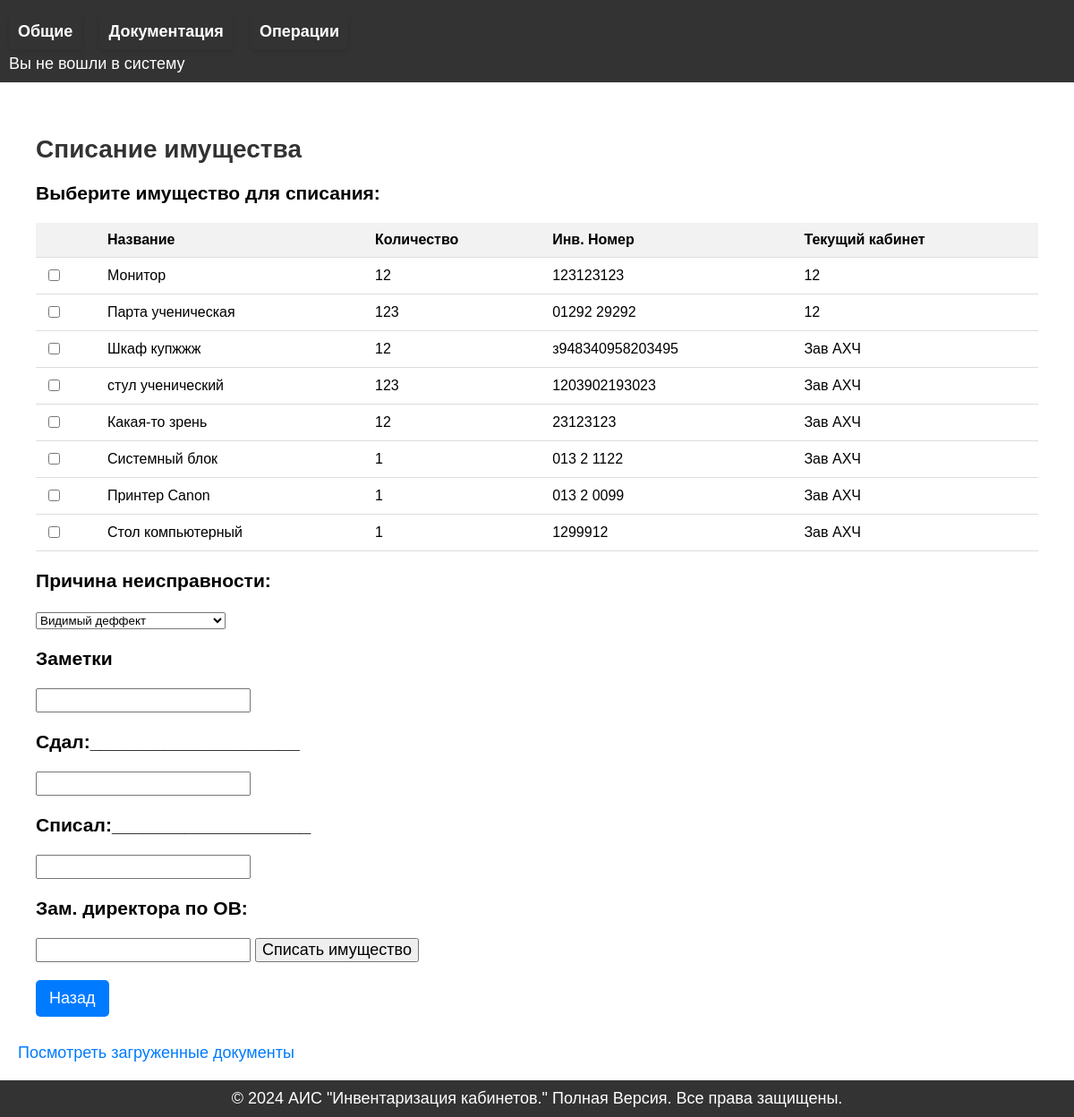
The page /act/write_off on the database its author committed.
### tables this page shows
CREATE TABLE item (
            id INTEGER PRIMARY KEY AUTOINCREMENT,
            name TEXT NOT NULL,
            quantity INTEGER NOT NULL,
            inventory INTEGER NOT NULL,
            type TEXT NOT NULL,
            category TEXT NOT NULL,
            room_id INTEGER,
            FOREIGN KEY (room_id) REFERENCES room (id)
        );

CREATE TABLE room (
            id INTEGER PRIMARY KEY AUTOINCREMENT,
            name TEXT NOT NULL
        );

### main.py (the view, shortened to what this page needs)
@app.route('/act/write_off', methods=['GET', 'POST'])
def write_off():
    items = get_items()  # Fetch items from the database
    current_room_names = {}
    conn = get_db_connection()
    cursor = conn.cursor()
    for item in items:
        cursor.execute("SELECT name FROM room WHERE id = ?", (item['room_id'],))
        current_room_names[item['id']] = cursor.fetchone()['name']
    conn.close()
    return render_template('write_off.html', items=items, current_room_names=current_room_names)

### main.py (called while the page is built)
def get_db_connection():
    conn = sqlite3.connect('inventory.db')
    conn.row_factory = sqlite3.Row  # Позволяет обращаться к столбцам по имени
    return conn

def get_items():
    conn = get_db_connection()
    cursor = conn.cursor()
    cursor.execute("SELECT i.*, r.name AS room_name FROM item i JOIN room r ON i.room_id = r.id")
    items = cursor.fetchall()
    conn.close()
    return items

### templates/write_off.html (shortened to what this page needs)
{% extends 'base.html' %}
{% block content %}
<div class="container">
    <h1>Списание имущества</h1>
    <form method="POST" action="{{ url_for('write_off') }}">
        <h3>Выберите имущество для списания:</h3>
        <table>
            <thead>
                <tr>
                    <th></th>
                    <th>Название</th>
                    <th>Количество</th>
                    <th>Инв. Номер</th>
                    <th>Текущий кабинет</th>
                </tr>
            </thead>
            <tbody>
                {% for item in items %}
                <tr>
                    <td><input type="checkbox" name="selected_items" value="{{ item['id'] }}"></td>
                    <td>{{ item['name'] }}</td>
                    <td>{{ item['quantity'] }}</td>
                    <td>{{ item['inventory'] }}</td>
                    <td>{{ current_room_names[item['id']] }}</td>
                </tr>
                {% endfor %}
            </tbody>
        </table>
        <h3>Причина неисправности:</h3>
        <select name="mean_spis" required>
            <option value="Видимый деффект">Видимый деффект</option>
        </select>
        <h3>Заметки</h3>
        <input type="text" name = 'note' id = 'note'>
        <h3>Сдал:____________________</h3>
        <input type="text" name="mover" required>
        <h3>Списал:___________________</h3>
        <input type="text" name="seler" required>
        <h3>Зам. директора по ОВ:</h3>
        <input type="text" name="deputy_director" required>
        <button type="submit">Списать имущество</button>
    </form>
    <a href="{{ url_for('index') }}" class="back-button">Назад</a>
</div>
<a href="{{ url_for('documents') }}">Посмотреть загруженные документы</a>
{% endblock %}

### static/css/style.css (style rules this page uses)
h1 { margin-bottom: 20px; font-size: 24px; color: #333; }
@media (min-width: 768px) { body { font-size: 18px; } }
@media (min-width: 768px) { .container { padding: 20px; } }
@media (min-width: 768px) { h1 { font-size: 36px; } }
@media (min-width: 768px) { table { font-size: 16px; } }
@media (min-width: 768px) { input, button { font-size: 18px; } }
body { font-family: Arial, sans-serif; margin: 0; padding: 0; }
.container { max-width: 100%; margin: 0 auto; }
h1 { margin-bottom: 20px; font-size: 28px; color: #333; }
table { width: 100%; border-collapse: collapse; }
th, td { padding: 8px; text-align: left; border-bottom: 1px solid #ddd; }
th { background-color: #f2f2f2; }
.add-item-button, .back-button { display: inline-block; margin: 10px 0; padding: 10px 15px; background-color: #007bff; color: white; text-decoration: none; border-radius: 5px; }
table { width: 100%; border-collapse: collapse; margin-top: 10px; }
th, td { padding: 10px; text-align: left; border-bottom: 1px solid #ddd; }
.back-button { display: inline-block; margin-top: 20px; padding: 10px 15px; background-color: #007bff; color: white; text-decoration: none; border-radius: 5px; }
a { text-decoration: none; color: #007BFF; }

### rows shown on the page
item: name "Монитор", quantity "12", inventory "123123123"
room: name "12"
item: name "Парта ученическая", quantity "123", inventory "01292 29292"
item: name "Шкаф купжжж", quantity "12", inventory "з948340958203495"
room: name "Зав АХЧ"
item: name "стул ученический", quantity "123", inventory "1203902193023"
item: name "Какая-то зрень", quantity "12", inventory "23123123"
item: name "Системный блок", quantity "1", inventory "013 2 1122"
item: name "Принтер Canon", quantity "1", inventory "013 2 0099"
item: name "Стол компьютерный", quantity "1", inventory "1299912"
